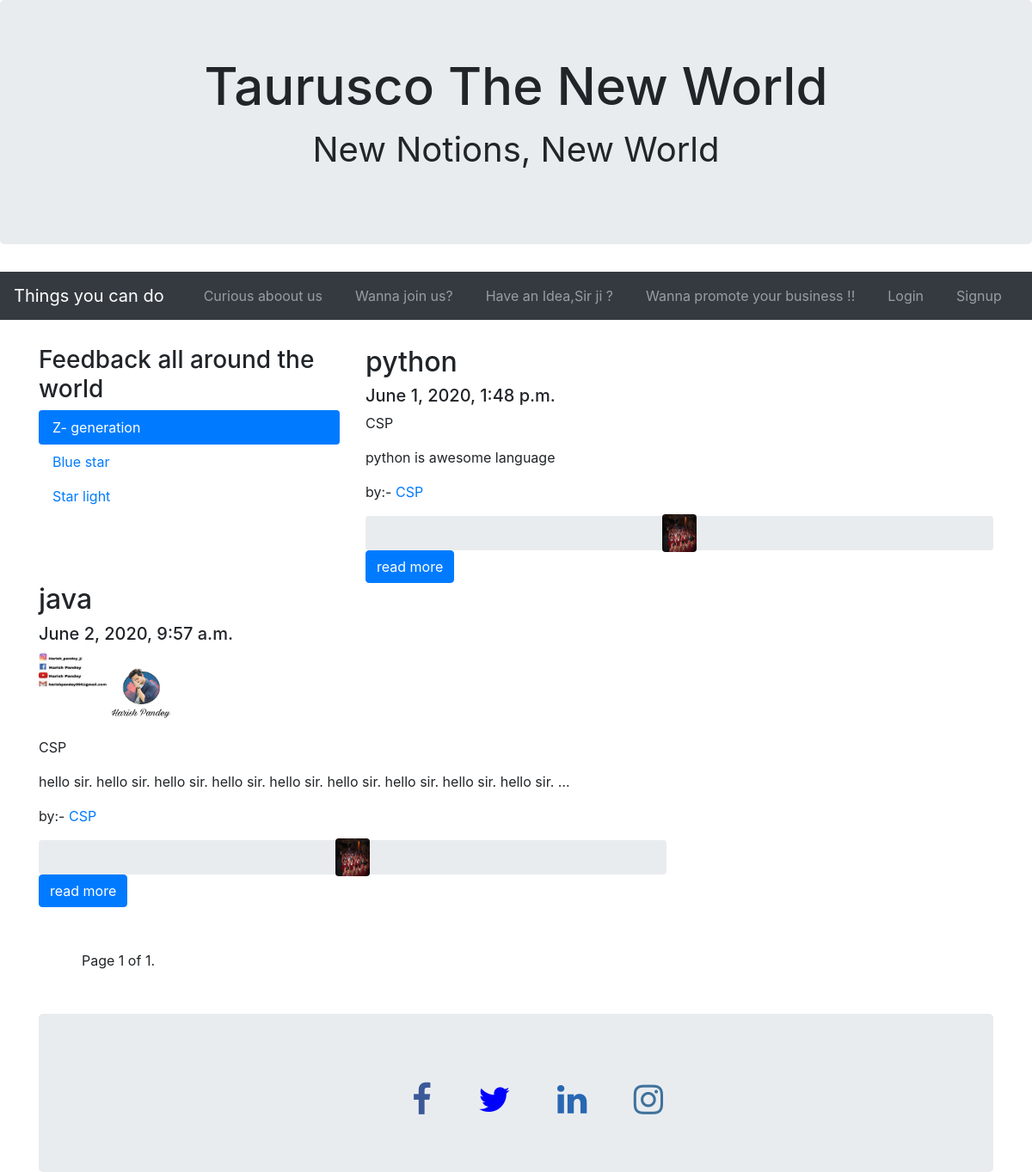
The page / on the database its author committed.
### blog/models.py (models this page shows, shortened)
class Post(models.Model):
    title=models.CharField(max_length=100)
    pic=models.ImageField(upload_to='postpics',blank=True)
    content=models.TextField()
    date=models.DateTimeField(default=now)
    author=models.ForeignKey(User,on_delete=models.CASCADE)
    approved=models.BooleanField(default=False)

### user/models.py (models this page shows, shortened)
class profile(models.Model):
    user=models.OneToOneField(User,on_delete=models.CASCADE)
    image=models.ImageField(default='default.jpg',upload_to='profile_pics')

### blog/views.py (the view)
# urls.py: path('',PostListView.as_view(),name='home'),
class PostListView(ListView):
    model=Post
    template_name='blog/Post_list.html' #foldername/model_view_type
    context_object_name='posts'
    ordering=['-date']
    paginate_by = 4
    def get_queryset(self):
        return Post.objects.filter(approved=True)

### blog/templates/blog/Post_list.html (shortened to what this page needs)
{% extends 'blog/index.html' %}
{% block content %}
<div class="container" style="margin-top:30px">
    <div class="row">
      <div class="col-sm-4">
        <h3>Feedback all around the world</h3>
        <ul class="nav nav-pills flex-column">
          <li class="nav-item">
            <a class="nav-link active" href="Article1.html">Z- generation</a>
          </li>
          <li class="nav-item">
            <a class="nav-link" href="Article 2.html">Blue star</a>
          </li>
          <li class="nav-item">
            <a class="nav-link" href="Article 3.html">Star light</a>
          </li>
        </ul>
      </div>
      {%for post in posts %}
      <div class="col-sm-8">
        <h2>{{post.title}}</h2>
        <h5>{{post.date}}</h5>
        {% if post.pic %}
        <div class="fakeimg" ><img  src="{{post.pic.url}}" style="width: 200px;height: 100px;"></div>
        {% endif %}
        <p>{{post.author}}</p>
        <p>{{post.content|truncatechars:100}}</p>
        <p class="card-text" style="left: 50px;">by:-<a href="{% url 'user' post.author.username %}">      {{post.author}}</a></p>
        <div class="d-flex justify-content-center align-items-center rounded" style="height: 40px; background-color: rgb(233, 236, 239);">
          <img src="{{post.author.profile.image.url}}" style="width: 40px; height: 44px;" class="rounded" alt="{{user.username}}">                    </div>
          <a href="{% url 'detail' post.id %}" class="btn btn-primary">read more</a>
        </div>
        {% endfor %}
     </div>
  <div class="pagination" style="padding:50px;"
    <span class="step-links">
        <span class="current">
            Page {{ page_obj.number }} of {{ page_obj.paginator.num_pages }}.
        </span>
</div>
  {% endblock %}

### blog/templates/blog/index.html (shortened to what this page needs)
{% load static %}
<!DOCTYPE html>
<html lang="en">
<head>
  <link rel="stylesheet" href="https://maxcdn.bootstrapcdn.com/bootstrap/4.4.1/css/bootstrap.min.css">
  <link rel="stylesheet" href="https://cdnjs.cloudflare.com/ajax/libs/font-awesome/4.7.0/css/font-awesome.min.css">
</head>
<body>
<div class="jumbotron text-center">
  <h1 style="font-size: 60px;">Taurusco The New World</h1>
  <p style="font-size: 40px;">New Notions, New World</p>
</div>
<nav class="navbar navbar-expand-sm bg-dark navbar-dark">
  <a class="navbar-brand" href="{% url 'home' %}">Things you can do</a>
  <div class="collapse navbar-collapse" id="collapsibleNavbar">
    <ul class="navbar-nav" style="top: 0%;">
      <li class="nav-item">
        <a class="nav-link" href="{% url 'about' %}" style="padding-left:30px;">Curious aboout us</a>
      </li>
      <li class="nav-item">
        <a class="nav-link" href="https://forms.gle/hNuLrHyHVsNVVoBL9" style="padding-left:30px;">Wanna join us?</a>
      </li>
      <li class="nav-item">
        <a class="nav-link" href="https://forms.gle/n3aqSnpyj95SAbAGA" style="padding-left:30px;">Have an Idea,Sir ji ?</a>
      </li>
      <li class="nav-item">
          <a class="nav-link" href="{% url 'promotion' %}" style="padding-left:30px;">Wanna promote your business !!</a>
        </li>
        {% if user.is_authenticated %}
        <div class="dropdown">
          <button class="btn btn-success dropdown-toggle" style="padding-left: 5px; margin-left: 400px;" type="button" id="dropdownMenuButton" data-toggle="dropdown" aria-haspopup="true" aria-expanded="false">
            {{user.username}}
          </button>
          <div class="dropdown-menu " style="margin-right:160px"   dropdownMenuButton">
            <li class="nav-item">
              <a class="dropdown-item" href="{% url 'profile' %}">profile</a>
              <a class="dropdown-item" href="{% url 'create' %}">create post</a>
              <a class="dropdown-item" href="{% url 'logout' %}">Logout</a>
            </li>
          </div>
        </div>
        {% else %}
        <li class="nav-item">
          <a class="nav-link" href="{% url 'login' %}" style="padding-left:30px;">Login</a>
        </li>
        <li class="nav-item">
          <a class="nav-link" href="{% url 'register' %}" style="padding-left:30px;">Signup</a>
        </li>
         {% endif %}
    </ul>
  </div>
</nav>
{% block content %}{% endblock %}
<div class="jumbotron text-center" style="margin-bottom:0">
<a href="#" class="fa fa-facebook" style="padding-left: 50px;font-size: 40px;color:#3b5998"></a>
<a href="#" class="fa fa-twitter" style="padding-left: 50px;font-size: 40px;color:blue"></a>
<a href="#" class="fa fa-linkedin" style="padding-left: 50px;font-size: 40px;color: #2867b2;"></a>
<a href="#" class="fa fa-instagram" style="padding-left: 50px;font-size: 40px;color:  #3f729b;"></a>
</div>
</body>
</html>

### rows shown on the page
Post: title "python", date "June 1, 2020, 1:48 p.m.", author "CSP", content "python is awesome language", author.profile.image (picture)
Post: title "java", date "June 2, 2020, 9:57 a.m.", pic (picture), author "CSP", content "hello sir. hello sir. hello sir. hello sir. hello sir. hello sir. hello sir. hello sir. hello sir. …", author.profile.image (picture)

### other values the page prints
{{ page_obj.number }} "1"
{{ page_obj.paginator.num_pages }} "1"
